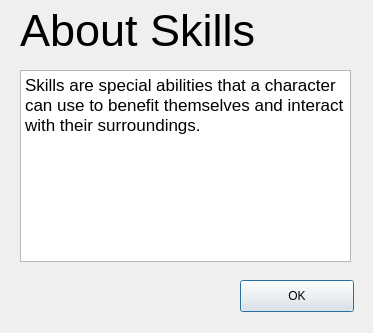
<?xml version="1.0" encoding="UTF-8"?>
<ui version="4.0">
 <class>SkillHelpDialog</class>
 <widget class="QDialog" name="SkillHelpDialog">
  <property name="geometry">
   <rect>
    <x>0</x>
    <y>0</y>
    <width>373</width>
    <height>333</height>
   </rect>
  </property>
  <property name="windowTitle">
   <string>Dialog</string>
  </property>
  <widget class="QTextBrowser" name="textInfo">
   <property name="geometry">
    <rect>
     <x>20</x>
     <y>70</y>
     <width>331</width>
     <height>192</height>
    </rect>
   </property>
   <property name="html">
    <string>&lt;!DOCTYPE HTML PUBLIC &quot;-//W3C//DTD HTML 4.0//EN&quot; &quot;http://www.w3.org/TR/REC-html40/strict.dtd&quot;&gt;
&lt;html&gt;&lt;head&gt;&lt;meta name=&quot;qrichtext&quot; content=&quot;1&quot; /&gt;&lt;style type=&quot;text/css&quot;&gt;
p, li { white-space: pre-wrap; }
&lt;/style&gt;&lt;/head&gt;&lt;body style=&quot; font-family:'Ubuntu'; font-size:9pt; font-weight:400; font-style:normal;&quot;&gt;
&lt;p style=&quot; margin-top:12px; margin-bottom:12px; margin-left:0px; margin-right:0px; -qt-block-indent:0; text-indent:0px;&quot;&gt;&lt;span style=&quot; font-family:'Lucida Grande'; font-size:13pt;&quot;&gt;Skills are special abilities that a character can use to benefit themselves and interact with their surroundings. &lt;/span&gt;&lt;/p&gt;&lt;/body&gt;&lt;/html&gt;</string>
   </property>
  </widget>
  <widget class="QLabel" name="lblTitle">
   <property name="geometry">
    <rect>
     <x>20</x>
     <y>10</y>
     <width>261</width>
     <height>41</height>
    </rect>
   </property>
   <property name="font">
    <font>
     <family>Arial</family>
     <pointsize>34</pointsize>
    </font>
   </property>
   <property name="text">
    <string>About Skills</string>
   </property>
  </widget>
  <widget class="QPushButton" name="btnOk">
   <property name="geometry">
    <rect>
     <x>240</x>
     <y>280</y>
     <width>114</width>
     <height>32</height>
    </rect>
   </property>
   <property name="text">
    <string>OK</string>
   </property>
  </widget>
 </widget>
 <resources/>
 <connections/>
</ui>
